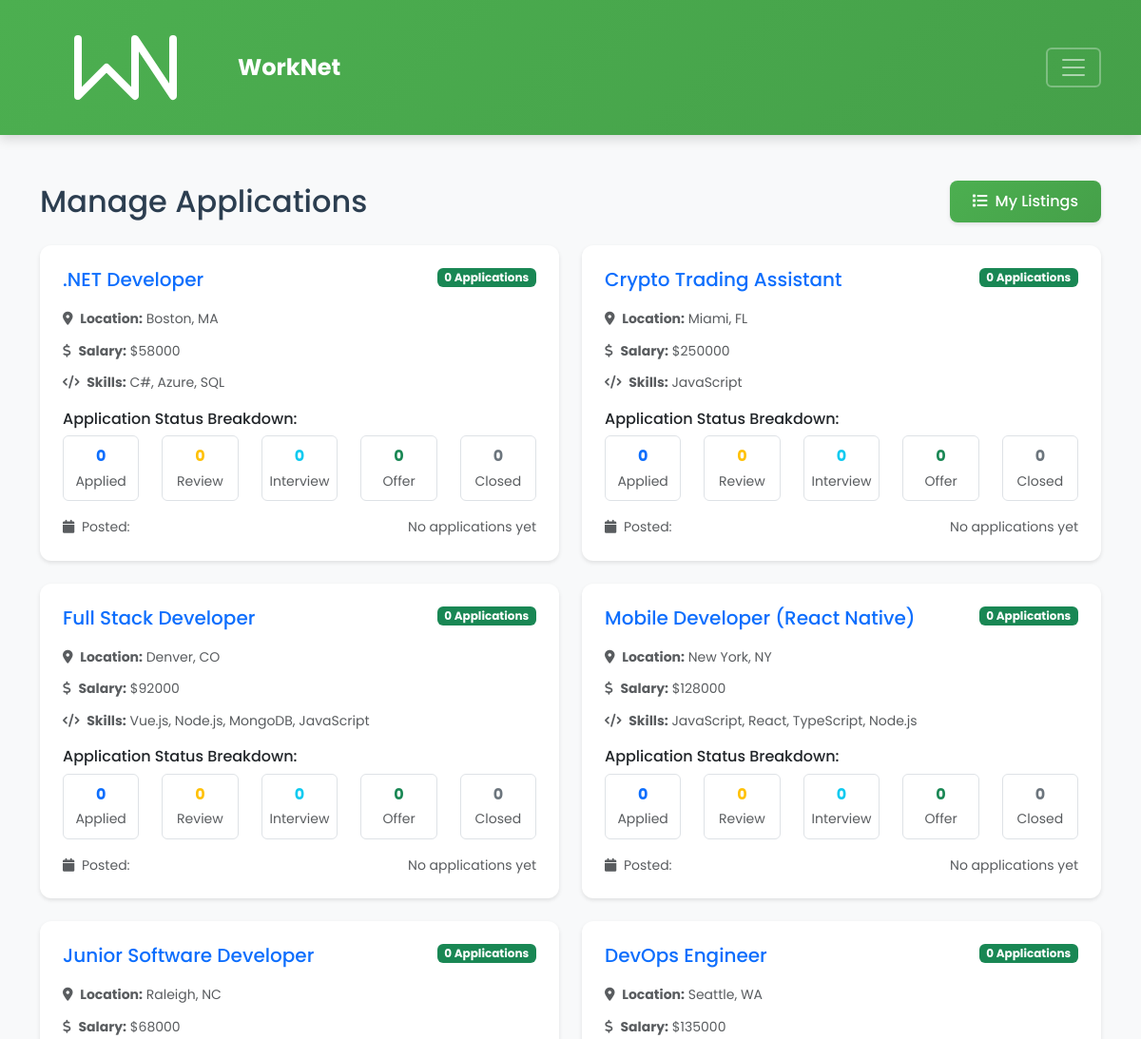
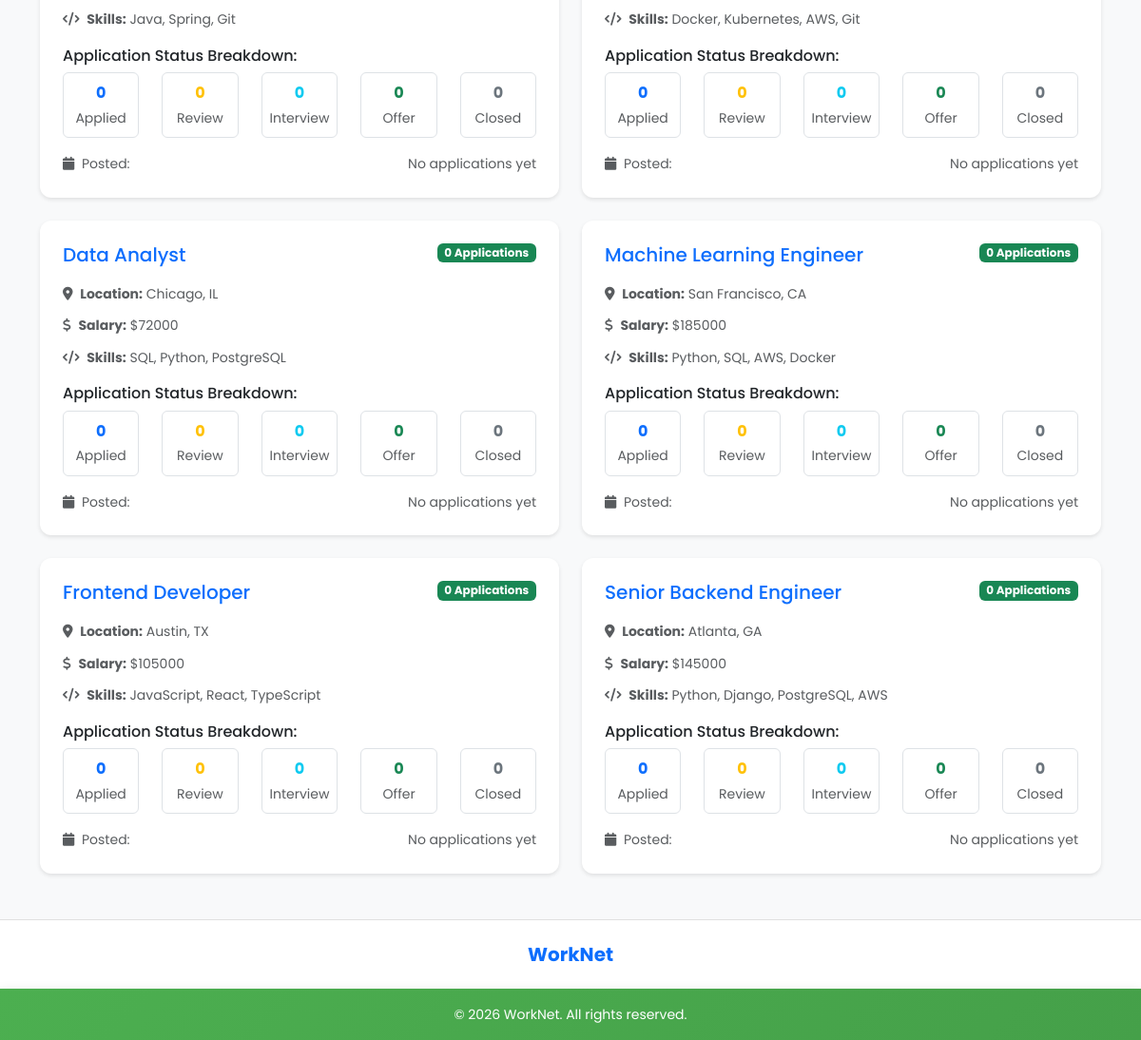
Page /job_board/manage-applications/ (signed in) on the committed database (2 pictures, top to bottom).
### job_board/models.py (models this page shows, shortened)
class JobListing(models.Model):
    STATUS_CHOICES = [
        ('approved', 'Approved'),
        ('rejected', 'Rejected'),
        ('removed', 'Removed'),
    ]
    recruiter = models.ForeignKey(Account, on_delete=models.CASCADE, related_name='listings', limit_choices_to={'account_type': 'recruiter'}, null=True, blank=True)
    title = models.CharField(max_length=200)
    skills = models.CharField(max_length=100)
    location = models.CharField(max_length=100)
    latitude = models.FloatField(null=True, blank=True, help_text='Latitude for map display (auto-geocoded)')
    longitude = models.FloatField(null=True, blank=True, help_text='Longitude for map display (auto-geocoded)')
    salary = models.IntegerField(default=50000)
    is_remote = models.BooleanField(default=False)
    is_visa_offered = models.BooleanField(default=False)
    status = models.CharField(max_length=10, choices=STATUS_CHOICES, default='approved')
    rejection_reason = models.TextField(blank=True)

### accounts/views.py (the view)
    def wrapper(request, *args, **kwargs):
        if not request.user.is_authenticated:
            messages.warning(request, 'Please log in first.')
            return redirect('accounts.login')
        if request.user.account_type != 'recruiter':
            messages.warning(request, 'This page is only accessible to recruiters.')
            return redirect('home.index')
        return view_func(request, *args, **kwargs)

### accounts/views.py (called while the page is built)
def recruiter_required(view_func):
    def wrapper(request, *args, **kwargs):
        if not request.user.is_authenticated:
            messages.warning(request, 'Please log in first.')
            return redirect('accounts.login')
        if request.user.account_type != 'recruiter':
            messages.warning(request, 'This page is only accessible to recruiters.')
            return redirect('home.index')
        return view_func(request, *args, **kwargs)
    return wrapper

### job_board/views.py (called while the page is built)
@login_required
@recruiter_required
def manage_applications(request):
    job_listings = JobListing.objects.filter(recruiter=request.user).annotate(
        total_applications=Count('applications'),
        applied_count=Count('applications', filter=Q(applications__status='applied')),
        review_count=Count('applications', filter=Q(applications__status='review')),
        interview_count=Count('applications', filter=Q(applications__status='interview')),
        offer_count=Count('applications', filter=Q(applications__status='offer')),
        closed_count=Count('applications', filter=Q(applications__status='closed'))
    ).order_by('-id')
    template_data = {
        'title': 'Manage Applications',
        'job_listings': job_listings,
    }
    return render(request, 'job_board/manage_applications.html', {'template_data': template_data})

### job_board/templates/job_board/manage_applications.html (shortened to what this page needs)
{% extends 'base.html' %}
{% block content %}
<div class="container py-4">
  <div class="row">
    <div class="col-12">
      <div class="d-flex justify-content-between align-items-center mb-4">
        <h2 class="mb-0">{{ template_data.title }}</h2>
        <a href="{% url 'job_board.recruiter_listings' %}" class="btn btn-primary">
          <i class="fas fa-list me-2"></i>My Listings
        </a>
      </div>
      {% if template_data.job_listings %}
        <div class="row">
          {% for job in template_data.job_listings %}
            <div class="col-md-6 mb-4">
              <div class="card h-100">
                <div class="card-body">
                  <div class="d-flex justify-content-between align-items-start mb-3">
                    <h5 class="card-title text-primary mb-0">{{ job.title }}</h5>
                    <span class="badge bg-success">{{ job.total_applications }} Applications</span>
                  </div>
                  <div class="job-details mb-3">
                    <div class="mb-2">
                      <small class="text-muted">
                        <i class="fas fa-map-marker-alt me-1"></i>
                        <strong>Location:</strong> {{ job.location }}
                      </small>
                    </div>
                    <div class="mb-2">
                      <small class="text-muted">
                        <i class="fas fa-dollar-sign me-1"></i>
                        <strong>Salary:</strong> ${{ job.salary|floatformat:0 }}
                      </small>
                    </div>
                    <div class="mb-2">
                      <small class="text-muted">
                        <i class="fas fa-code me-1"></i>
                        <strong>Skills:</strong> {{ job.skills }}
                      </small>
                    </div>
                  </div>
                  <div class="mb-3">
                    <h6 class="mb-2">Application Status Breakdown:</h6>
                    <div class="row text-center">
                      <div class="col">
                        <div class="border rounded p-2">
                          <div class="text-primary fw-bold">{{ job.applied_count }}</div>
                          <small class="text-muted">Applied</small>
                        </div>
                      </div>
                      <div class="col">
                        <div class="border rounded p-2">
                          <div class="text-warning fw-bold">{{ job.review_count }}</div>
                          <small class="text-muted">Review</small>
                        </div>
                      </div>
                      <div class="col">
                        <div class="border rounded p-2">
                          <div class="text-info fw-bold">{{ job.interview_count }}</div>
                          <small class="text-muted">Interview</small>
                        </div>
                      </div>
                      <div class="col">
                        <div class="border rounded p-2">
                          <div class="text-success fw-bold">{{ job.offer_count }}</div>
                          <small class="text-muted">Offer</small>
                        </div>
                      </div>
                      <div class="col">
                        <div class="border rounded p-2">
                          <div class="text-secondary fw-bold">{{ job.closed_count }}</div>
                          <small class="text-muted">Closed</small>
                        </div>
                      </div>
                    </div>
                  </div>
                  <div class="d-flex justify-content-between align-items-center">
                    <small class="text-muted">
                      <i class="fas fa-calendar me-1"></i>
                      Posted: {{ job.id|date:"M d, Y" }}
                    </small>
                    {% if job.total_applications > 0 %}
                      <a href="{% url 'job_board.application_kanban' job.id %}" class="btn btn-primary btn-sm">
                        <i class="fas fa-columns me-1"></i>View Pipeline
                      </a>
                    {% else %}
                      <span class="text-muted small">No applications yet</span>
                    {% endif %}
                  </div>
                </div>
              </div>
            </div>
          {% endfor %}
        </div>
      {% endif %}
    </div>
  </div>
</div>
{% endblock content %}

### WorkNet/static/css/style.css (style rules this page uses)
:root { --primary-color: #4CAF50; --primary-dark: #45a049; --primary-light: #66BB6A; --secondary-color: #032c62; --secondary-dark: #021d42; --text-dark: #2c3e50; --text-light: #6c757d; --bg-light: #f8f9fa; --bg-white: #ffffff; --border-color: #e0e0e0; --shadow-sm: 0 2px 4px rgba(0,0,0,0.1); --shadow-md: 0 4px 12px rgba(0,0,0,0.15); --shadow-lg: 0 8px 24px rgba(0,0,0,0.2); --transition: all 0.3s ease; }
body { font-family: 'Poppins', -apple-system, BlinkMacSystemFont, 'Segoe UI', Roboto, sans-serif; color: var(--text-dark); background-color: var(--bg-light); line-height: 1.6; }
.card { border: none; border-radius: 0.75rem; box-shadow: var(--shadow-sm); transition: var(--transition); overflow: hidden; }
.card-body { padding: 1.5rem; }
.btn { border-radius: 0.5rem; font-weight: 500; padding: 0.625rem 1.5rem; transition: var(--transition); border: none; }
.btn-primary, .btn-success, .custom-bg.btn { background: linear-gradient(135deg, var(--primary-color) 0%, var(--primary-dark) 100%); color: white; box-shadow: var(--shadow-sm); }

### rows in the picture
JobListing: title ".NET Developer", total_applications "0", location "Boston, MA", salary "58000", skills "C#, Azure, SQL", applied_count "0", review_count "0", interview_count "0", offer_count "0", closed_count "0", shows "No applications yet"
JobListing: title "Crypto Trading Assistant", total_applications "0", location "Miami, FL", salary "250000", skills "JavaScript", applied_count "0", review_count "0", interview_count "0", offer_count "0", closed_count "0", shows "No applications yet"
JobListing: title "Full Stack Developer", total_applications "0", location "Denver, CO", salary "92000", skills "Vue.js, Node.js, MongoDB, JavaScript", applied_count "0", review_count "0", interview_count "0", offer_count "0", closed_count "0", shows "No applications yet"
JobListing: title "Mobile Developer (React Native)", total_applications "0", location "New York, NY", salary "128000", skills "JavaScript, React, TypeScript, Node.js", applied_count "0", review_count "0", interview_count "0", offer_count "0", closed_count "0", shows "No applications yet"
JobListing: title "Junior Software Developer", total_applications "0", location "Raleigh, NC", salary "68000", skills "Java, Spring, Git", applied_count "0", review_count "0", interview_count "0", offer_count "0", closed_count "0", shows "No applications yet"
JobListing: title "DevOps Engineer", total_applications "0", location "Seattle, WA", salary "135000", skills "Docker, Kubernetes, AWS, Git", applied_count "0", review_count "0", interview_count "0", offer_count "0", closed_count "0", shows "No applications yet"
JobListing: title "Data Analyst", total_applications "0", location "Chicago, IL", salary "72000", skills "SQL, Python, PostgreSQL", applied_count "0", review_count "0", interview_count "0", offer_count "0", closed_count "0", shows "No applications yet"
JobListing: title "Machine Learning Engineer", total_applications "0", location "San Francisco, CA", salary "185000", skills "Python, SQL, AWS, Docker", applied_count "0", review_count "0", interview_count "0", offer_count "0", closed_count "0", shows "No applications yet"
JobListing: title "Frontend Developer", total_applications "0", location "Austin, TX", salary "105000", skills "JavaScript, React, TypeScript", applied_count "0", review_count "0", interview_count "0", offer_count "0", closed_count "0", shows "No applications yet"
JobListing: title "Senior Backend Engineer", total_applications "0", location "Atlanta, GA", salary "145000", skills "Python, Django, PostgreSQL, AWS", applied_count "0", review_count "0", interview_count "0", offer_count "0", closed_count "0", shows "No applications yet"

### other values in the picture
{{ template_data.title }} "Manage Applications"
